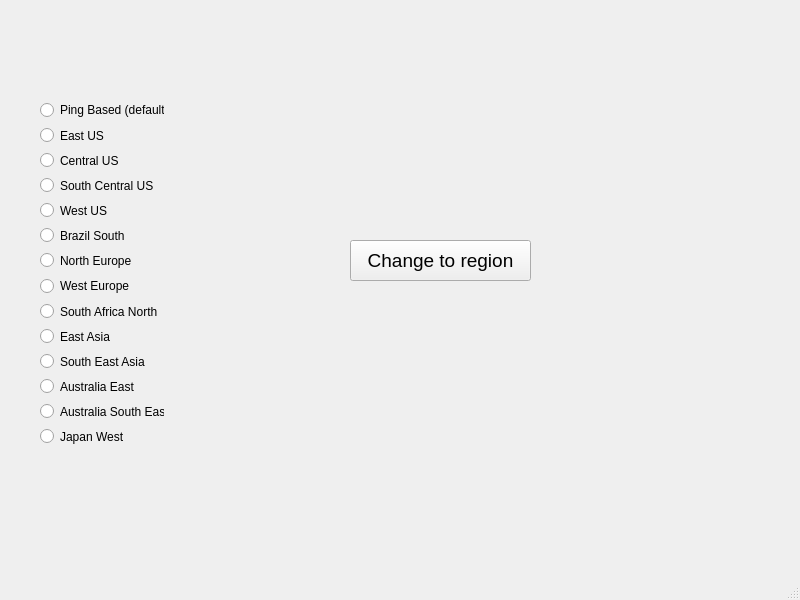
<?xml version="1.0" encoding="UTF-8"?>
<ui version="4.0">
 <class>MainWindow</class>
 <widget class="QMainWindow" name="MainWindow">
  <property name="geometry">
   <rect>
    <x>0</x>
    <y>0</y>
    <width>800</width>
    <height>600</height>
   </rect>
  </property>
  <property name="windowTitle">
   <string>MainWindow</string>
  </property>
  <widget class="QWidget" name="centralwidget">
   <widget class="QWidget" name="layoutWidget">
    <property name="geometry">
     <rect>
      <x>40</x>
      <y>100</y>
      <width>124</width>
      <height>346</height>
     </rect>
    </property>
    <layout class="QVBoxLayout" name="verticalLayout">
     <item>
      <widget class="QRadioButton" name="defaultButton">
       <property name="text">
        <string>Ping Based (default)</string>
       </property>
      </widget>
     </item>
     <item>
      <widget class="QRadioButton" name="eastusButton">
       <property name="text">
        <string>East US</string>
       </property>
      </widget>
     </item>
     <item>
      <widget class="QRadioButton" name="centralusButton">
       <property name="text">
        <string>Central US</string>
       </property>
      </widget>
     </item>
     <item>
      <widget class="QRadioButton" name="southcentralusButton">
       <property name="text">
        <string>South Central US</string>
       </property>
      </widget>
     </item>
     <item>
      <widget class="QRadioButton" name="westusButton">
       <property name="text">
        <string>West US</string>
       </property>
      </widget>
     </item>
     <item>
      <widget class="QRadioButton" name="brazilsouthButton">
       <property name="text">
        <string>Brazil South</string>
       </property>
      </widget>
     </item>
     <item>
      <widget class="QRadioButton" name="northeuropeButton">
       <property name="text">
        <string>North Europe</string>
       </property>
      </widget>
     </item>
     <item>
      <widget class="QRadioButton" name="westeuropeButton">
       <property name="text">
        <string>West Europe</string>
       </property>
      </widget>
     </item>
     <item>
      <widget class="QRadioButton" name="southafricanorthButton">
       <property name="text">
        <string>South Africa North</string>
       </property>
      </widget>
     </item>
     <item>
      <widget class="QRadioButton" name="eastasiaButton">
       <property name="text">
        <string>East Asia</string>
       </property>
      </widget>
     </item>
     <item>
      <widget class="QRadioButton" name="southeastasiaButton">
       <property name="text">
        <string>South East Asia</string>
       </property>
      </widget>
     </item>
     <item>
      <widget class="QRadioButton" name="australiaeastButton">
       <property name="text">
        <string>Australia East</string>
       </property>
      </widget>
     </item>
     <item>
      <widget class="QRadioButton" name="australiasoutheastButton">
       <property name="text">
        <string>Australia South East</string>
       </property>
      </widget>
     </item>
     <item>
      <widget class="QRadioButton" name="japanwestButton">
       <property name="text">
        <string>Japan West</string>
       </property>
      </widget>
     </item>
    </layout>
   </widget>
   <widget class="QPushButton" name="pushButton">
    <property name="geometry">
     <rect>
      <x>350</x>
      <y>240</y>
      <width>181</width>
      <height>41</height>
     </rect>
    </property>
    <property name="font">
     <font>
      <pointsize>14</pointsize>
     </font>
    </property>
    <property name="text">
     <string>Change to region</string>
    </property>
   </widget>
  </widget>
  <widget class="QMenuBar" name="menubar">
   <property name="geometry">
    <rect>
     <x>0</x>
     <y>0</y>
     <width>800</width>
     <height>20</height>
    </rect>
   </property>
  </widget>
  <widget class="QStatusBar" name="statusbar"/>
 </widget>
 <resources/>
 <connections/>
</ui>
